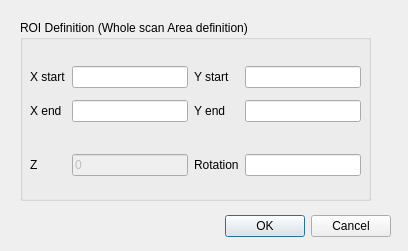
<?xml version="1.0" encoding="UTF-8"?>
<ui version="4.0">
 <class>Dialog</class>
 <widget class="QDialog" name="Dialog">
  <property name="geometry">
   <rect>
    <x>0</x>
    <y>0</y>
    <width>408</width>
    <height>251</height>
   </rect>
  </property>
  <property name="windowTitle">
   <string>Mapping ROI Settings</string>
  </property>
  <widget class="QDialogButtonBox" name="buttonBox">
   <property name="geometry">
    <rect>
     <x>220</x>
     <y>210</y>
     <width>171</width>
     <height>32</height>
    </rect>
   </property>
   <property name="orientation">
    <enum>Qt::Horizontal</enum>
   </property>
   <property name="standardButtons">
    <set>QDialogButtonBox::Cancel|QDialogButtonBox::Ok</set>
   </property>
  </widget>
  <widget class="QGroupBox" name="groupBox">
   <property name="geometry">
    <rect>
     <x>20</x>
     <y>20</y>
     <width>351</width>
     <height>181</height>
    </rect>
   </property>
   <property name="title">
    <string>ROI Definition (Whole scan Area definition)</string>
   </property>
   <widget class="QWidget" name="layoutWidget">
    <property name="geometry">
     <rect>
      <x>10</x>
      <y>20</y>
      <width>331</width>
      <height>145</height>
     </rect>
    </property>
    <layout class="QGridLayout" name="gridLayout">
     <item row="4" column="2">
      <widget class="QLabel" name="label_7">
       <property name="text">
        <string>Rotation</string>
       </property>
      </widget>
     </item>
     <item row="4" column="3">
      <widget class="QLineEdit" name="mapROIRot"/>
     </item>
     <item row="1" column="1">
      <widget class="QLineEdit" name="mapROIXStart"/>
     </item>
     <item row="1" column="2">
      <widget class="QLabel" name="label_4">
       <property name="text">
        <string>Y start</string>
       </property>
      </widget>
     </item>
     <item row="2" column="2">
      <widget class="QLabel" name="label_5">
       <property name="text">
        <string>Y end</string>
       </property>
      </widget>
     </item>
     <item row="2" column="3">
      <widget class="QLineEdit" name="mapROIYEnd"/>
     </item>
     <item row="3" column="1">
      <spacer name="horizontalSpacer">
       <property name="orientation">
        <enum>Qt::Horizontal</enum>
       </property>
       <property name="sizeHint" stdset="0">
        <size>
         <width>40</width>
         <height>20</height>
        </size>
       </property>
      </spacer>
     </item>
     <item row="2" column="1">
      <widget class="QLineEdit" name="mapROIXEnd"/>
     </item>
     <item row="1" column="3">
      <widget class="QLineEdit" name="mapROIYStart"/>
     </item>
     <item row="4" column="0">
      <widget class="QLabel" name="label_6">
       <property name="text">
        <string>Z</string>
       </property>
      </widget>
     </item>
     <item row="1" column="0">
      <widget class="QLabel" name="label_2">
       <property name="text">
        <string>X start</string>
       </property>
      </widget>
     </item>
     <item row="4" column="1">
      <widget class="QLineEdit" name="mapROIZ">
       <property name="enabled">
        <bool>false</bool>
       </property>
       <property name="text">
        <string>0</string>
       </property>
      </widget>
     </item>
     <item row="2" column="0">
      <widget class="QLabel" name="label_3">
       <property name="text">
        <string>X end</string>
       </property>
      </widget>
     </item>
     <item row="0" column="1">
      <spacer name="horizontalSpacer_2">
       <property name="orientation">
        <enum>Qt::Horizontal</enum>
       </property>
       <property name="sizeHint" stdset="0">
        <size>
         <width>40</width>
         <height>20</height>
        </size>
       </property>
      </spacer>
     </item>
    </layout>
   </widget>
  </widget>
 </widget>
 <tabstops>
  <tabstop>mapROIXStart</tabstop>
  <tabstop>mapROIXEnd</tabstop>
  <tabstop>mapROIYStart</tabstop>
  <tabstop>mapROIYEnd</tabstop>
  <tabstop>mapROIZ</tabstop>
  <tabstop>mapROIRot</tabstop>
 </tabstops>
 <resources/>
 <connections>
  <connection>
   <sender>buttonBox</sender>
   <signal>accepted()</signal>
   <receiver>Dialog</receiver>
   <slot>accept()</slot>
   <hints>
    <hint type="sourcelabel">
     <x>248</x>
     <y>254</y>
    </hint>
    <hint type="destinationlabel">
     <x>157</x>
     <y>274</y>
    </hint>
   </hints>
  </connection>
  <connection>
   <sender>buttonBox</sender>
   <signal>rejected()</signal>
   <receiver>Dialog</receiver>
   <slot>reject()</slot>
   <hints>
    <hint type="sourcelabel">
     <x>316</x>
     <y>260</y>
    </hint>
    <hint type="destinationlabel">
     <x>286</x>
     <y>274</y>
    </hint>
   </hints>
  </connection>
 </connections>
</ui>
